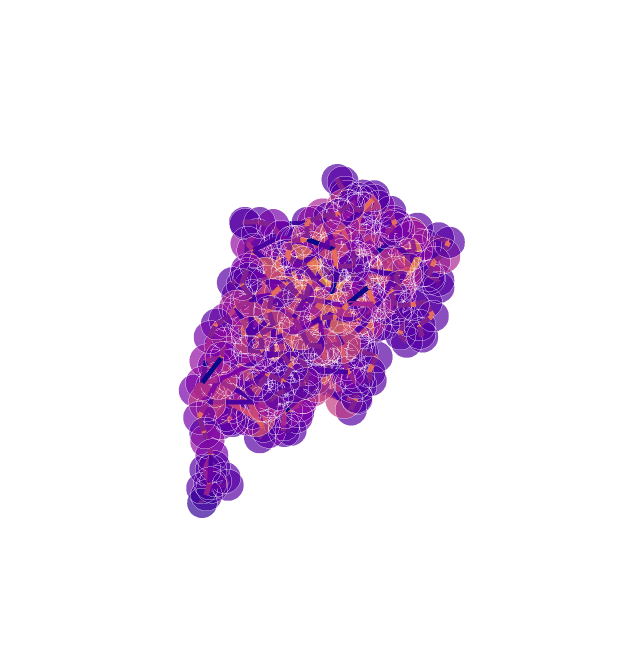

Here is the notebook cell this chart was saved with:
### Code cell
plotly_protein_structure_graph(graphs[27])

### Figure 1 — Plotly figure (JSON) as saved in the notebook; plotly's stock layout.template omitted (floating-point values rounded to 4 significant figures; data arrays with more than 128 entries replaced by an {"elided": "..."} marker saying what was removed)
{"data": [{"hoverinfo": "text+x+y+z", "marker": {"color": {"elided": "445x4 float values"}, "opacity": 0.7, "size": {"elided": "445 int values"}, "symbol": "circle"}, "mode": "markers", "text": {"elided": "445 str values"}, "type": "scatter3d", "x": {"elided": "445 float values"}, "y": {"elided": "445 float values"}, "z": {"elided": "445 float values"}}, {"hoverinfo": "text", "line": {"color": {"elided": "2571x4 float values"}, "width": 10}, "mode": "lines", "text": {"elided": "2571 str values"}, "type": "scatter3d", "x": {"elided": "2571 float values"}, "y": {"elided": "2571 float values"}, "z": {"elided": "2571 float values"}}], "layout": {"height": 650, "margin": {"t": 100}, "scene": {"xaxis": {"showbackground": false, "showgrid": false, "showline": false, "showticklabels": false, "title": {"text": ""}, "zeroline": false}, "yaxis": {"showbackground": false, "showgrid": false, "showline": false, "showticklabels": false, "title": {"text": ""}, "zeroline": false}, "zaxis": {"showbackground": false, "showgrid": false, "showline": false, "showticklabels": false, "title": {"text": ""}, "zeroline": false}}, "showlegend": false, "width": 620}}
